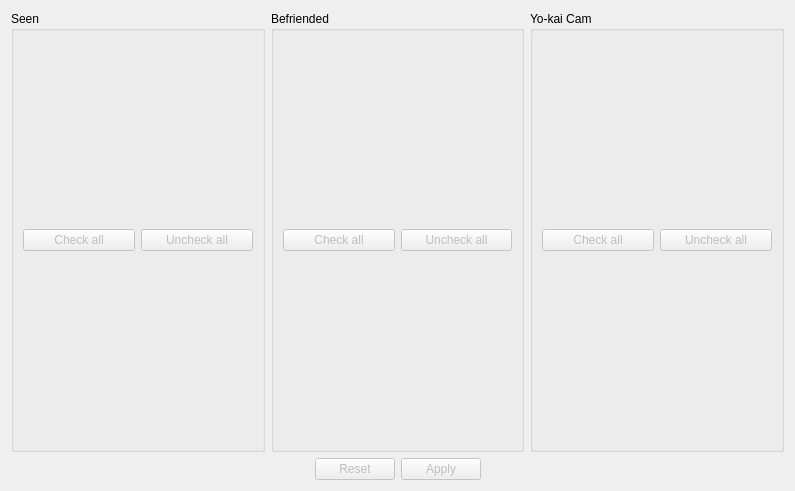
<?xml version="1.0" encoding="UTF-8"?>
<ui version="4.0">
 <class>MedalliumTab</class>
 <widget class="QWidget" name="MedalliumTab">
  <property name="geometry">
   <rect>
    <x>0</x>
    <y>0</y>
    <width>795</width>
    <height>491</height>
   </rect>
  </property>
  <property name="windowTitle">
   <string notr="true">Form</string>
  </property>
  <layout class="QVBoxLayout" name="verticalLayout_2">
   <item>
    <layout class="QVBoxLayout" name="verticalLayout">
     <item>
      <layout class="QHBoxLayout" name="horizontalLayout">
       <item>
        <widget class="QGroupBox" name="groupBox">
         <property name="title">
          <string>Seen</string>
         </property>
         <layout class="QVBoxLayout" name="verticalLayout_3">
          <item>
           <layout class="QVBoxLayout" name="seenLayout">
            <item>
             <layout class="QHBoxLayout" name="horizontalLayout_2">
              <item>
               <widget class="QPushButton" name="seenCheckAll">
                <property name="enabled">
                 <bool>false</bool>
                </property>
                <property name="text">
                 <string>Check all</string>
                </property>
               </widget>
              </item>
              <item>
               <widget class="QPushButton" name="seenUncheckAll">
                <property name="enabled">
                 <bool>false</bool>
                </property>
                <property name="text">
                 <string>Uncheck all</string>
                </property>
               </widget>
              </item>
             </layout>
            </item>
           </layout>
          </item>
         </layout>
        </widget>
       </item>
       <item>
        <widget class="QGroupBox" name="groupBox_2">
         <property name="title">
          <string>Befriended</string>
         </property>
         <layout class="QVBoxLayout" name="verticalLayout_6">
          <item>
           <layout class="QVBoxLayout" name="befriendedLayout">
            <item>
             <layout class="QHBoxLayout" name="horizontalLayout_4">
              <item>
               <widget class="QPushButton" name="befriendedCheckAll">
                <property name="enabled">
                 <bool>false</bool>
                </property>
                <property name="text">
                 <string>Check all</string>
                </property>
               </widget>
              </item>
              <item>
               <widget class="QPushButton" name="befriendedUncheckAll">
                <property name="enabled">
                 <bool>false</bool>
                </property>
                <property name="text">
                 <string>Uncheck all</string>
                </property>
               </widget>
              </item>
             </layout>
            </item>
           </layout>
          </item>
         </layout>
        </widget>
       </item>
       <item>
        <widget class="QGroupBox" name="groupBox_3">
         <property name="title">
          <string>Yo-kai Cam</string>
         </property>
         <layout class="QVBoxLayout" name="verticalLayout_7">
          <item>
           <layout class="QVBoxLayout" name="youkaiCamLayout">
            <item>
             <layout class="QHBoxLayout" name="horizontalLayout_5">
              <item>
               <widget class="QPushButton" name="youkaiCamCheckAll">
                <property name="enabled">
                 <bool>false</bool>
                </property>
                <property name="text">
                 <string>Check all</string>
                </property>
               </widget>
              </item>
              <item>
               <widget class="QPushButton" name="youkaiCamUncheckAll">
                <property name="enabled">
                 <bool>false</bool>
                </property>
                <property name="text">
                 <string>Uncheck all</string>
                </property>
               </widget>
              </item>
             </layout>
            </item>
           </layout>
          </item>
         </layout>
        </widget>
       </item>
      </layout>
     </item>
    </layout>
   </item>
   <item>
    <layout class="QHBoxLayout" name="horizontalLayout_3">
     <item>
      <spacer name="horizontalSpacer">
       <property name="orientation">
        <enum>Qt::Horizontal</enum>
       </property>
       <property name="sizeHint" stdset="0">
        <size>
         <width>40</width>
         <height>20</height>
        </size>
       </property>
      </spacer>
     </item>
     <item>
      <widget class="QPushButton" name="resetButton">
       <property name="enabled">
        <bool>false</bool>
       </property>
       <property name="text">
        <string>Reset</string>
       </property>
      </widget>
     </item>
     <item>
      <widget class="QPushButton" name="applyButton">
       <property name="enabled">
        <bool>false</bool>
       </property>
       <property name="text">
        <string>Apply</string>
       </property>
      </widget>
     </item>
     <item>
      <spacer name="horizontalSpacer_2">
       <property name="orientation">
        <enum>Qt::Horizontal</enum>
       </property>
       <property name="sizeHint" stdset="0">
        <size>
         <width>40</width>
         <height>20</height>
        </size>
       </property>
      </spacer>
     </item>
    </layout>
   </item>
  </layout>
 </widget>
 <resources/>
 <connections/>
</ui>
